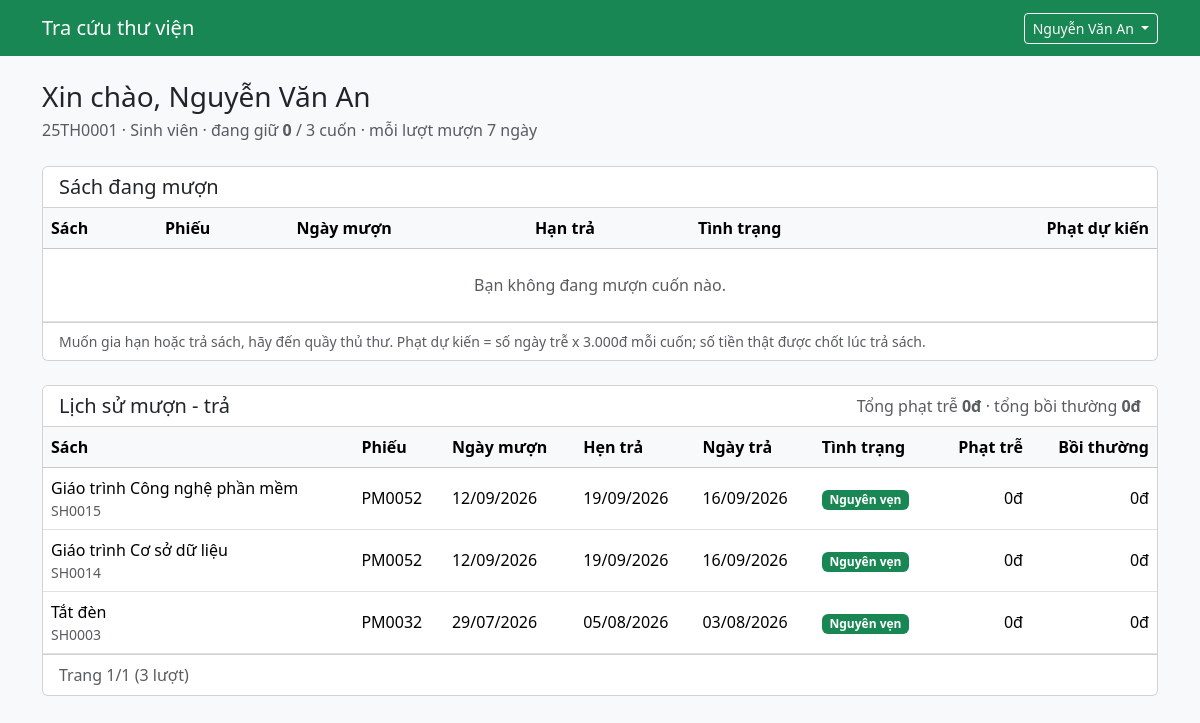
The app's page /tracuu/index.php (signed in) with its own data.
### tables this page shows
CREATE TABLE docgia (
  id            INT UNSIGNED NOT NULL AUTO_INCREMENT PRIMARY KEY,
  ma_doc_gia    VARCHAR(20)  NOT NULL UNIQUE,     
  ho_ten        VARCHAR(100) NOT NULL,
  ngay_sinh     DATE         NULL,
  gioi_tinh     ENUM('nam','nu','khac') NOT NULL DEFAULT 'khac',
  dia_chi       VARCHAR(255) NULL,
  sdt           VARCHAR(15)  NULL,
  email         VARCHAR(100) NULL,
  id_loai       INT UNSIGNED NOT NULL,
  mat_khau      VARCHAR(255) NOT NULL,            
  ngay_dang_ky  DATE         NOT NULL,
  trang_thai    ENUM('hoat_dong','khoa') NOT NULL DEFAULT 'hoat_dong',
  CONSTRAINT fk_docgia_loai FOREIGN KEY (id_loai) REFERENCES loaidocgia(id)
);

CREATE TABLE loaidocgia (
  id               INT UNSIGNED NOT NULL AUTO_INCREMENT PRIMARY KEY,
  ten_loai         VARCHAR(50)  NOT NULL UNIQUE,
  so_sach_toi_da   TINYINT UNSIGNED NOT NULL,    
  so_ngay_muon     TINYINT UNSIGNED NOT NULL,    
  so_lan_gia_han   TINYINT UNSIGNED NOT NULL,    
  CHECK (so_sach_toi_da > 0),
  CHECK (so_ngay_muon > 0)
);

CREATE TABLE chitietphieumuon (
  id               INT UNSIGNED NOT NULL AUTO_INCREMENT PRIMARY KEY,
  id_phieu_muon    INT UNSIGNED NOT NULL,
  id_sach          INT UNSIGNED NOT NULL,
  ngay_tra_thuc_te DATE NULL,                                    
  tinh_trang_tra   ENUM('nguyen_ven','hu_hong','mat') NULL,      
  tien_phat        DECIMAL(12,0) NOT NULL DEFAULT 0,             
  tien_boi_thuong  DECIMAL(12,0) NOT NULL DEFAULT 0,             
  CONSTRAINT fk_ct_phieu FOREIGN KEY (id_phieu_muon) REFERENCES phieumuon(id) ON DELETE CASCADE,
  CONSTRAINT fk_ct_sach  FOREIGN KEY (id_sach)       REFERENCES sach(id),
  UNIQUE KEY uq_phieu_sach (id_phieu_muon, id_sach),             
  CHECK (tien_phat >= 0),
  CHECK (tien_boi_thuong >= 0)
);

CREATE TABLE sach (
  id            INT UNSIGNED NOT NULL AUTO_INCREMENT PRIMARY KEY,
  ma_sach       VARCHAR(20)  NOT NULL UNIQUE,
  ten_sach      VARCHAR(200) NOT NULL,
  tac_gia       VARCHAR(150) NOT NULL,
  id_theloai    INT UNSIGNED NOT NULL,
  id_nxb        INT UNSIGNED NOT NULL,
  nam_xuat_ban  SMALLINT UNSIGNED NULL,
  so_trang      SMALLINT UNSIGNED NULL,
  gia_tien      DECIMAL(12,0) NOT NULL DEFAULT 0,    
  hinh_bia      VARCHAR(255) NULL,                   
  so_luong      INT UNSIGNED NOT NULL DEFAULT 1,     
  so_con_lai    INT UNSIGNED NOT NULL DEFAULT 1,     
  mo_ta         TEXT NULL,
  CONSTRAINT fk_sach_theloai FOREIGN KEY (id_theloai) REFERENCES theloai(id),
  CONSTRAINT fk_sach_nxb     FOREIGN KEY (id_nxb)     REFERENCES nhaxuatban(id),
  CHECK (gia_tien >= 0),
  CHECK (so_con_lai <= so_luong),                    
  INDEX idx_sach_ten (ten_sach)                      
);

CREATE TABLE phieumuon (
  id                    INT UNSIGNED NOT NULL AUTO_INCREMENT PRIMARY KEY,
  ma_phieu              VARCHAR(20)  NOT NULL UNIQUE,
  id_doc_gia            INT UNSIGNED NOT NULL,
  id_nhan_vien          INT UNSIGNED NOT NULL,           
  ngay_muon             DATE NOT NULL,
  ngay_hen_tra          DATE NOT NULL,                   
  so_lan_gia_han_da_dung TINYINT UNSIGNED NOT NULL DEFAULT 0,   
  trang_thai            ENUM('dang_muon','da_tra','qua_han') NOT NULL DEFAULT 'dang_muon',
  CONSTRAINT fk_phieu_docgia   FOREIGN KEY (id_doc_gia)   REFERENCES docgia(id),
  CONSTRAINT fk_phieu_nhanvien FOREIGN KEY (id_nhan_vien) REFERENCES nhanvien(id),
  CHECK (ngay_hen_tra >= ngay_muon),
  INDEX idx_phieu_hen_tra (trang_thai, ngay_hen_tra)       
);

### includes/xac-thuc-doc-gia.php (called while the page is built, shortened)
<?php
require_once __DIR__ . '/helpers.php';
require_once __DIR__ . '/csdl.php';
function daDangNhapDocGia(): bool
{
    return isset($_SESSION['doc_gia']);
}
function yeuCauDangNhapDocGia(mysqli $conn): array
{
    $idDocGia = $_SESSION['doc_gia']['id'] ?? 0;
    $docGia   = null;
    if (is_int($idDocGia) && $idDocGia > 0) {
        $stmt = truyVan(
            $conn,
            'SELECT dg.id, dg.ma_doc_gia, dg.ho_ten, dg.trang_thai,
                    ld.ten_loai, ld.so_sach_toi_da, ld.so_ngay_muon, ld.so_lan_gia_han
             FROM docgia dg
             JOIN loaidocgia ld ON ld.id = dg.id_loai
             WHERE dg.id = ?',
            'i',
            [$idDocGia]
        );
        $docGia = mysqli_fetch_assoc(mysqli_stmt_get_result($stmt)) ?: null;
    }
    return $docGia;
}

### includes/csdl.php (called while the page is built, shortened)
<?php
function truyVan(mysqli $conn, string $sql, string $kieu = '', array $thamSo = []): mysqli_stmt
{
    $stmt = mysqli_prepare($conn, $sql);
    if ($kieu !== '') {
        mysqli_stmt_bind_param($stmt, $kieu, ...$thamSo);
    }
    mysqli_stmt_execute($stmt);
    return $stmt;
}

### includes/khoi-tao-tracuu.php (called while the page is built, shortened)
<?php
require_once __DIR__ . '/helpers.php';
require_once __DIR__ . '/csdl.php';
require_once __DIR__ . '/muon-tra.php';
require_once __DIR__ . '/xac-thuc-doc-gia.php';
require_once __DIR__ . '/../db.php';
$docGia = yeuCauDangNhapDocGia($conn);

### includes/helpers.php (called while the page is built, shortened)
<?php
function e($chuoi): string
{
    return htmlspecialchars((string) $chuoi, ENT_QUOTES | ENT_SUBSTITUTE, 'UTF-8');
}
function layChuoiGet(string $ten): string
{
    $giaTri = $_GET[$ten] ?? '';
    return is_string($giaTri) ? trim($giaTri) : '';
}

### db.php (called while the page is built, shortened)
<?php
$cauHinh = require __DIR__ . '/config.php';

### includes/muon-tra.php (called while the page is built, shortened)
<?php
require_once __DIR__ . '/csdl.php';
function tienVND($so): string
{
    return number_format((float) $so, 0, ',', '.') . 'đ';
}
function ngayVN(?string $ngay): string
{
    return date('d/m/Y', strtotime($ngay));
}

### tracuu/index.php (the view, shortened to what this page needs)
<?php
require_once __DIR__ . '/../includes/khoi-tao-tracuu.php';
$soDongMoiTrang  = 10;
$tienPhatMoiNgay = (int) ($cauHinh['tien_phat_moi_ngay'] ?? 3000);
$idDocGia        = (int) $docGia['id'];
$stmt = truyVan(
    $conn,
    'SELECT pm.ma_phieu, pm.ngay_muon, pm.ngay_hen_tra, pm.so_lan_gia_han_da_dung,
            DATEDIFF(pm.ngay_hen_tra, CURDATE()) AS so_ngay_con,
            s.ma_sach, s.ten_sach, s.tac_gia
     FROM chitietphieumuon ct
     JOIN phieumuon pm ON pm.id = ct.id_phieu_muon
     JOIN sach s       ON s.id = ct.id_sach
     WHERE pm.id_doc_gia = ? AND ct.ngay_tra_thuc_te IS NULL
     ORDER BY pm.ngay_hen_tra, pm.id, ct.id',
    'i',
    [$idDocGia]
);
$dsDangMuon = mysqli_fetch_all(mysqli_stmt_get_result($stmt), MYSQLI_ASSOC);
$pageNum = filter_var(layChuoiGet('page'), FILTER_VALIDATE_INT);
$pageNum = ($pageNum !== false && $pageNum > 0) ? $pageNum : 1;
$stmt = truyVan(
    $conn,
    'SELECT COUNT(*) AS so_dong, IFNULL(SUM(ct.tien_phat), 0) AS tong_phat, IFNULL(SUM(ct.tien_boi_thuong), 0) AS tong_den
     FROM chitietphieumuon ct
     JOIN phieumuon pm ON pm.id = ct.id_phieu_muon
     WHERE pm.id_doc_gia = ? AND ct.ngay_tra_thuc_te IS NOT NULL',
    'i',
    [$idDocGia]
);
$tong = mysqli_fetch_assoc(mysqli_stmt_get_result($stmt));
$numRows       = (int) $tong['so_dong'];
$tongPhatLichSu = (int) $tong['tong_phat'];
$tongDenLichSu  = (int) $tong['tong_den'];
$maxPage = max(1, (int) ceil($numRows / $soDongMoiTrang));
$pageNum = min($pageNum, $maxPage);
$offset  = ($pageNum - 1) * $soDongMoiTrang;
$stmt = truyVan(
    $conn,
    'SELECT pm.ma_phieu, pm.ngay_muon, pm.ngay_hen_tra,
            ct.ngay_tra_thuc_te, ct.tinh_trang_tra, ct.tien_phat, ct.tien_boi_thuong,
            GREATEST(0, DATEDIFF(ct.ngay_tra_thuc_te, pm.ngay_hen_tra)) AS so_ngay_tre,
            s.ma_sach, s.ten_sach
     FROM chitietphieumuon ct
     JOIN phieumuon pm ON pm.id = ct.id_phieu_muon
     JOIN sach s       ON s.id = ct.id_sach
     WHERE pm.id_doc_gia = ? AND ct.ngay_tra_thuc_te IS NOT NULL
     ORDER BY ct.ngay_tra_thuc_te DESC, ct.id DESC
     LIMIT ? OFFSET ?',
    'iii',
    [$idDocGia, $soDongMoiTrang, $offset]
);
$dsLichSu = mysqli_fetch_all(mysqli_stmt_get_result($stmt), MYSQLI_ASSOC);
require __DIR__ . '/../includes/tracuu-dau.php';
?>
<h1 class="h3 mb-1">Xin chào, <?= e($docGia['ho_ten']) ?></h1>
<p class="text-muted mb-4">
    <?= e($docGia['ma_doc_gia']) ?> &middot; <?= e($docGia['ten_loai']) ?>
    &middot; đang giữ <strong><?= count($dsDangMuon) ?></strong> / <?= (int) $docGia['so_sach_toi_da'] ?> cuốn
    &middot; mỗi lượt mượn <?= (int) $docGia['so_ngay_muon'] ?> ngày
</p>
<div class="card mb-4">
    <div class="card-header bg-white">
        <h2 class="h5 mb-0">Sách đang mượn</h2>
    </div>
    <div class="table-responsive">
        <table class="table align-middle mb-0">
            <thead class="table-light">
                <tr>
                    <th>Sách</th>
                    <th>Phiếu</th>
                    <th>Ngày mượn</th>
                    <th>Hạn trả</th>
                    <th>Tình trạng</th>
                    <th class="text-end">Phạt dự kiến</th>
                </tr>
            </thead>
            <tbody>
            <?php if (count($dsDangMuon) === 0): ?>
                <tr><td colspan="6" class="text-center text-muted py-4">Bạn không đang mượn cuốn nào.</td></tr>
            <?php endif; ?>
            </tbody>
        </table>
    </div>
    <div class="card-footer bg-white small text-muted">
        Muốn gia hạn hoặc trả sách, hãy đến quầy thủ thư. Phạt dự kiến = số ngày trễ x <?= e(tienVND($tienPhatMoiNgay)) ?> mỗi cuốn;
        số tiền thật được chốt lúc trả sách.
    </div>
</div>
<div class="card mb-4" id="lich-su">
    <div class="card-header bg-white d-flex flex-wrap justify-content-between align-items-center gap-2">
        <h2 class="h5 mb-0">Lịch sử mượn - trả</h2>
        <span class="text-muted">
            Tổng phạt trễ <strong><?= e(tienVND($tongPhatLichSu)) ?></strong>
            &middot; tổng bồi thường <strong><?= e(tienVND($tongDenLichSu)) ?></strong>
        </span>
    </div>
    <div class="table-responsive">
        <table class="table align-middle mb-0">
            <thead class="table-light">
                <tr>
                    <th>Sách</th>
                    <th>Phiếu</th>
                    <th>Ngày mượn</th>
                    <th>Hẹn trả</th>
                    <th>Ngày trả</th>
                    <th>Tình trạng</th>
                    <th class="text-end">Phạt trễ</th>
                    <th class="text-end">Bồi thường</th>
                </tr>
            </thead>
            <tbody>
            <?php foreach ($dsLichSu as $dong): ?>
                <tr>
                    <td>
                        <?= e($dong['ten_sach']) ?>
                        <div class="small text-muted"><?= e($dong['ma_sach']) ?></div>
                    </td>
                    <td><?= e($dong['ma_phieu']) ?></td>
                    <td><?= e(ngayVN($dong['ngay_muon'])) ?></td>
                    <td><?= e(ngayVN($dong['ngay_hen_tra'])) ?></td>
                    <td>
                        <?= e(ngayVN($dong['ngay_tra_thuc_te'])) ?>
                    </td>
                    <td>
                        <?php
                        $tinhTra = (string) $dong['tinh_trang_tra'];
                        $mauTinhTra = ['nguyen_ven' => 'success', 'hu_hong' => 'warning', 'mat' => 'danger'][$tinhTra] ?? 'secondary';
                        ?>
                        <span class="badge text-bg-<?= $mauTinhTra ?>"><?= e(TINH_TRANG_TRA[$tinhTra] ?? '') ?></span>
                    </td>
                    <td class="text-end"><?= e(tienVND($dong['tien_phat'])) ?></td>
                    <td class="text-end"><?= e(tienVND($dong['tien_boi_thuong'])) ?></td>
                </tr>
            <?php endforeach; ?>
            </tbody>
        </table>
    </div>
    <div class="card-footer bg-white d-flex flex-wrap justify-content-between align-items-center gap-2">
        <div class="text-muted">Trang <?= $pageNum ?>/<?= $maxPage ?> (<?= $numRows ?> lượt)</div>
    </div>
</div>
<?php require __DIR__ . '/../includes/tracuu-cuoi.php'; ?>

### includes/tracuu-dau.php (shortened to what this page needs)
<!DOCTYPE html>
<html lang="vi">
<head>
    <link rel="stylesheet" href="../assets/bootstrap/css/bootstrap.min.css">
</head>
<body class="bg-light">
<nav class="navbar navbar-dark bg-success">
    <div class="container">
        <a class="navbar-brand" href="index.php">Tra cứu thư viện</a>
        <div class="dropdown">
            <button class="btn btn-outline-light btn-sm dropdown-toggle" type="button"
                    data-bs-toggle="dropdown" aria-expanded="false">
                <?= e($docGia['ho_ten']) ?>
            </button>
        </div>
    </div>
</nav>
<main class="container py-4">

### records on screen
docgia: ho_ten "Nguyễn Văn An", ma_doc_gia "25TH0001", id_loai.ten_loai "Sinh viên", id_loai.so_sach_toi_da "3", id_loai.so_ngay_muon "7"
chitietphieumuon: id_sach.ten_sach "Giáo trình Công nghệ phần mềm", id_sach.ma_sach "SH0015", id_phieu_muon.ma_phieu "PM0052", id_phieu_muon.ngay_muon "12/09/2026", id_phieu_muon.ngay_hen_tra "19/09/2026", ngay_tra_thuc_te "16/09/2026", tinh_trang_tra "Nguyên vẹn", tien_phat "0đ", tien_boi_thuong "0đ"
chitietphieumuon: id_sach.ten_sach "Giáo trình Cơ sở dữ liệu", id_sach.ma_sach "SH0014", id_phieu_muon.ma_phieu "PM0052", id_phieu_muon.ngay_muon "12/09/2026", id_phieu_muon.ngay_hen_tra "19/09/2026", ngay_tra_thuc_te "16/09/2026", tinh_trang_tra "Nguyên vẹn", tien_phat "0đ", tien_boi_thuong "0đ"
chitietphieumuon: id_sach.ten_sach "Tắt đèn", id_sach.ma_sach "SH0003", id_phieu_muon.ma_phieu "PM0032", id_phieu_muon.ngay_muon "29/07/2026", id_phieu_muon.ngay_hen_tra "05/08/2026", ngay_tra_thuc_te "03/08/2026", tinh_trang_tra "Nguyên vẹn", tien_phat "0đ", tien_boi_thuong "0đ"

### other values on screen
count($dsDangMuon) "0"
tienVND($tienPhatMoiNgay) "3.000đ"
tienVND($tongPhatLichSu) "0đ"
tienVND($tongDenLichSu) "0đ"
$pageNum "1"
$maxPage "1"
$numRows "3"
